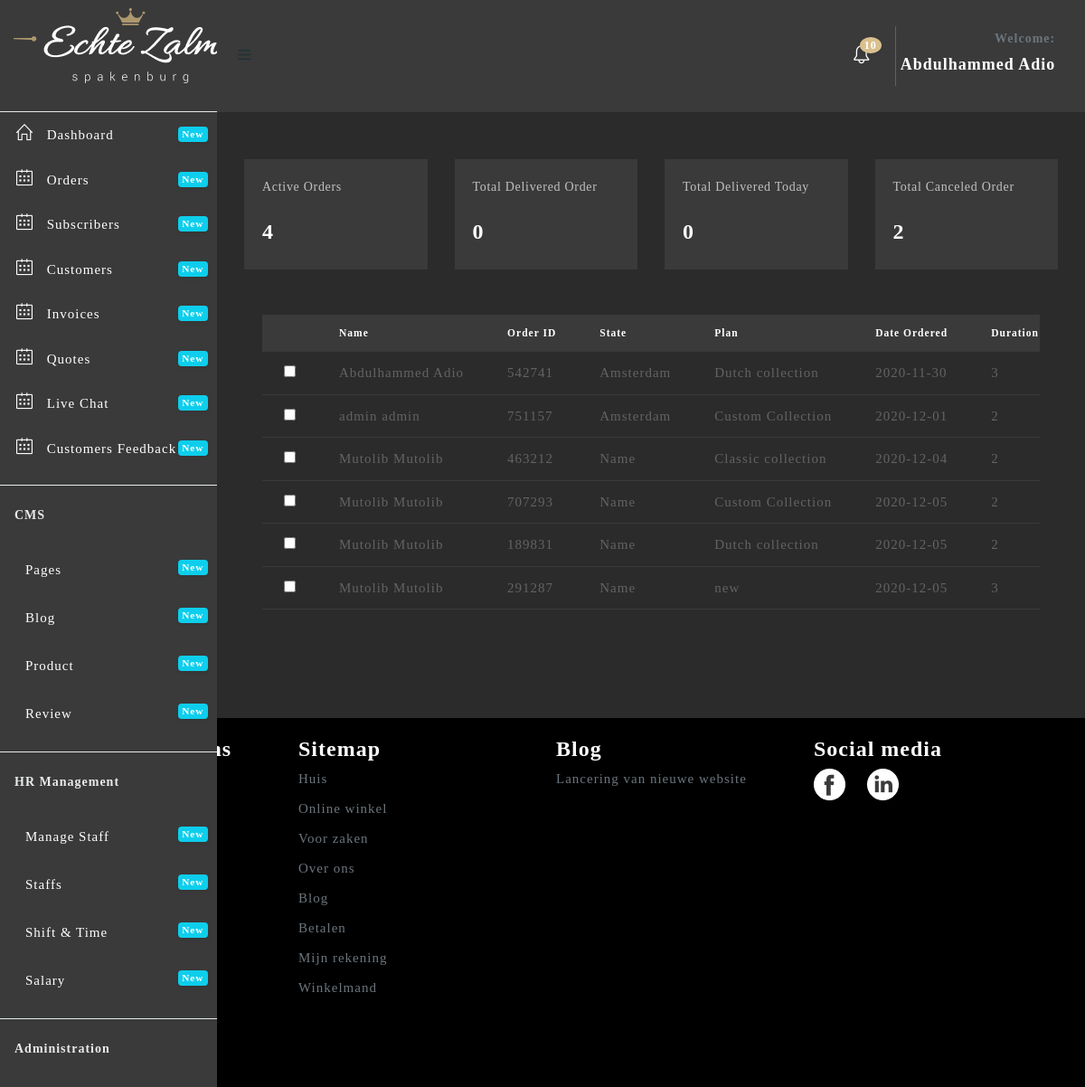
Page /admin/subscriber.php (signed in) on the committed database.
### tables this page shows
CREATE TABLE `user_role_management` (
  `id` int(11) NOT NULL,
  `user_id` int(11) DEFAULT NULL,
  `menu_id` int(11) DEFAULT NULL,
  `status` tinyint(1) DEFAULT NULL
);

CREATE TABLE `menu` (
  `id` int(11) NOT NULL,
  `menu_name` varchar(255) DEFAULT NULL,
  `link` varchar(255) DEFAULT NULL,
  `icon_name` varchar(255) DEFAULT NULL,
  `level` int(2) NOT NULL
);

CREATE TABLE `subscriber` (
  `id` int(11) NOT NULL,
  `order_id` varchar(25) NOT NULL,
  `status` varchar(20) NOT NULL,
  `payment_status` varchar(255) NOT NULL,
  `user_id` int(11) NOT NULL,
  `sub_date` varchar(20) NOT NULL,
  `plan` varchar(50) NOT NULL,
  `month` int(25) NOT NULL,
  `duration` int(25) NOT NULL,
  `payment_type` varchar(25) NOT NULL,
  `sub_total` varchar(255) DEFAULT NULL,
  `invoice` int(11) NOT NULL,
  `file` varchar(255) NOT NULL,
  `del_date` varchar(20) DEFAULT NULL,
  `amountPaid` varchar(255) DEFAULT NULL
);

CREATE TABLE `users` (
  `id` int(11) NOT NULL,
  `fname` varchar(255) DEFAULT NULL,
  `lname` varchar(255) DEFAULT NULL,
  `username` varchar(255) DEFAULT NULL,
  `email` varchar(255) DEFAULT NULL,
  `password` varchar(255) DEFAULT NULL,
  `country` varchar(255) DEFAULT NULL,
  `sex` varchar(255) DEFAULT NULL,
  `dob` varchar(255) DEFAULT NULL,
  `joined` varchar(255) DEFAULT NULL,
  `role` varchar(255) DEFAULT NULL,
  `status` tinyint(1) DEFAULT NULL
);

CREATE TABLE `collection` (
  `id` int(11) NOT NULL,
  `Coll_details` varchar(255) DEFAULT NULL,
  `info_details` varchar(255) DEFAULT NULL,
  `price` int(11) DEFAULT NULL,
  `quantity` int(11) DEFAULT NULL,
  `featured` tinyint(1) DEFAULT NULL,
  `images` varchar(255) DEFAULT NULL,
  `highlight` text,
  `description` text,
  `created` varchar(255) DEFAULT NULL,
  `status` tinyint(1) DEFAULT NULL
);

### admin/subscriber.php (the view, shortened to what this page needs)
<?php include 'header.php'?>
<?php
  include '../includes/connection.php';
  $pstatus = 'Pending';
  $getActive = $connect2db->prepare("SELECT count(id) AS active FROM subscriber WHERE status = ?");
  $getActive->execute([$pstatus]);
  $active = $getActive->fetch();
  $active = $active->active;
  $dstatus = 'Delivered';
  $getDelv = $connect2db->prepare("SELECT count(id) AS delv FROM subscriber WHERE status = ?");
  $getDelv->execute([$dstatus]);
  $delv = $getDelv->fetch();
  $delv = $delv->delv;
  $dstatus = 'Delivered';
  $date = date('Y-m-d');
  $getDelv2 = $connect2db->prepare("SELECT count(id) AS delv2 FROM subscriber WHERE status = ? AND del_date = ?");
  $getDelv2->execute([$dstatus, $date]);
  $delv2 = $getDelv2->fetch();
  $delv2 = $delv2->delv2;
  $cstatus = 'Cancelled';
  $getcan = $connect2db->prepare("SELECT count(id) AS can FROM subscriber WHERE status = ?");
  $getcan->execute([$cstatus]);
  $can = $getcan->fetch();
  $can = $can->can;
?>
  <div class="content-wrapper" style="background: #2B2B2B;">
    <div class="container-fluid">
      <br><br><br><br>
  <div class="row mt-3">
      <div class="col-12 col-lg-12 col-xl-12">
        <div class="row">
          <div class="col-12 col-lg-6 col-xl-3">
          <div class="card" style="background: #3A3A3A;">
            <div class="card-body">
              <div class="media">
              <div class="media-body text-left">
                <span class="">Active Orders</span>
                <h4 class="text-white"><?php echo $active;?></h4>
              </div>
              </div>
            </div>
          </div>
        </div>
         <div class="col-12 col-lg-6 col-xl-3">
          <div class="card" style="background: #3A3A3A;">
            <div class="card-body">
              <div class="media">
              <div class="media-body text-left">
                <span class="">Total Delivered Order</span>
                <h4 class="text-white"><?php echo $delv ;?></h4>
              </div>
            </div>
            </div>
          </div>
        </div>
        <div class="col-12 col-lg-6 col-xl-3">
          <div class="card" style="background: #3A3A3A;">
            <div class="card-body">
              <div class="media">
              <div class="media-body text-left">
                <span>Total Delivered Today</span>
                <h4 class="text-white"><?php echo $delv2 ;?></h4>
              </div>
            </div>
            </div>
          </div>
        </div>
         <div class="col-12 col-lg-6 col-xl-3">
          <div class="card" style="background: #3A3A3A;">
            <div class="card-body">
              <div class="media">
              <div class="media-body text-left">
                <span >Total Canceled Order</span>
                <h4 class="text-white"><?php echo $can;?></h4>
              </div>
            </div>
            </div>
          </div>
        </div>
      </div>
    </div>
  </div>
    <div class="row">
        <div class="col-xl-12">
          <div class="card" style="background:transparent;">
            <div class="card-body">
              <div class="table-responsive">
                <table class="table" id="default-datatable">
                <thead style="background:#3A3A3A;color:#fff">
                    <tr>
                        <th></th>
                        <th>Name</th>
                        <th>Order ID</th>
                        <th>State</th>
                        <th>Plan</th>
                        <th>Date Ordered</th>
                        <th>Duration</th>
                    </tr>
                </thead>
                <tbody>
                  <?php
                    include '../includes/connection.php';
                    $getUser = $connect2db->prepare("SELECT sub.plan,sub.sub_date,sub.duration, sub.month,sub.payment_status,sub.user_id, sub.id, sub.order_id, us.fname,us.lname,us.country, us.id FROM subscriber as sub INNER JOIN users as us ON us.id=sub.user_id WHERE sub.payment_status=?");
                    $getUser->execute(['Paid']);
                    while($row = $getUser->fetch())
                        { ?>
                      <tr class="mt-3 mb-3" style="margin-top:5px;border-bottom:1px solid #3A3A3A;background:transparent;">
                          <td><input type="checkbox" name="" style="border: 1px solid #fff;color:#000;"></td>
                          <td><?php echo $row->fname." ".$row->lname; ?></td>
                          <td><?php echo $row->order_id; ?></td>
                          <td><?php echo $row->country; ?></td>
                          <td>
                            <?php
                              $planid = $row->plan;
                              if ($planid==0) {
                                echo 'Custom Collection';
                              }else{
                                $getcolName = $connect2db->prepare("SELECT Coll_details FROM collection WHERE id = ?");
                                $getcolName->execute([$planid]);
                                $name = $getcolName->fetch();
                                echo($name->Coll_details);
                              }
                            ?>
                          </td>
                          <td><?php echo $row->sub_date; ?></td>
                          <td><?php echo ($row->month); ?></td>
                        </tr>
                    <?php
                    }
                  ?>
                  </tbody>
              </table>
              </div>
            </div>
        </div>
    </div>
  </div>
    </div>
  </div>
<?php include 'footer.php'?>

### admin/header.php (shortened to what this page needs)
<!DOCTYPE html>
<html lang="en">
<head>
  <link href="assets/plugins/fullcalendar/css/fullcalendar.min.css" rel='stylesheet'/>
  <link href="assets/plugins/bootstrap-datatable/css/dataTables.bootstrap4.min.css" rel="stylesheet" type="text/css">
  <link href="assets/plugins/bootstrap-datatable/css/buttons.bootstrap4.min.css" rel="stylesheet" type="text/css">
  <link href="assets/plugins/vectormap/jquery-jvectormap-2.0.2.css" rel="stylesheet" />
  <link href="assets/plugins/simplebar/css/simplebar.css" rel="stylesheet"/>
  <link href="assets/css/bootstrap.min.css" rel="stylesheet"/>
  <link href="assets/css/animate.css" rel="stylesheet" type="text/css"/>
  <link href="assets/css/icons.css" rel="stylesheet" type="text/css"/>
  <link href="assets/css/sidebar-menu.css" rel="stylesheet"/>
  <link href="assets/css/app-style.css" rel="stylesheet"/>
  <link href="assets/css/poppins.css" rel="stylesheet"/>
   <link href="assets/plugins/select2/css/select2.min.css" rel="stylesheet" />
  <link href="assets/plugins/switchery/css/switchery.min.css" rel="stylesheet" />
  <link href="assets/plugins/bootstrap-switch/bootstrap-switch.min.css" rel="stylesheet">
  <link rel="stylesheet" href="assets/plugins/summernote/dist/summernote-bs4.css"/>
  <link href="assets/plugins/dropzone/css/dropzone.css" rel="stylesheet" type="text/css">
  <link href="assets/plugins/simplebar/css/simplebar.css" rel="stylesheet"/>
</head>
<body style="background: #2B2B2B;">
 <div id="wrapper">
   <div id="sidebar-wrapper" data-simplebar="" data-simplebar-auto-hide="true" style="background: #3A3A3A; color: white;">
     <div class="brand-logo" style="height: 124px; display: table;">
      <a href="../index.php" style="display: table-cell;vertical-align: middle;padding-left:15px;">
       <img src="images/logo-white.png"  alt="logo icon">
     </a>
   </div>
   <ul class="sidebar-menu do-nicescrol">
    <?php
      if (!is_file('no_delete.php')) {
        echo "A file is Missing";
      }else{
        include'../includes/connection.php';
        $id = $_SESSION['id'];
        $getMenu = $connect2db->prepare("SELECT menu.menu_name,menu.link,menu.icon_name,menu.id,user_role_management.menu_id,user_role_management.user_id, menu.level FROM menu JOIN user_role_management ON menu.id =user_role_management.menu_id WHERE menu.level = 1 AND user_role_management.user_id = $id ");
        $getMenu->execute();
        while ($menu = $getMenu->fetch()) {?>
          <li>
        <a href="<?php echo $menu->link?>" class="waves-effect" style="color:#fff">
          <i class="<?php echo($menu->icon_name)?>"></i> <span><?php echo $menu->menu_name?></span>
          <small class="badge float-right badge-info">New</small>
        </a>
      </li>
        <?php }
      }
    ?>
      <hr class="mt-3">
      <li><h6 class="ml-3 text-light mb-4 mt-4">CMS</h6></li>
    <?php
      if (!is_file('no_delete.php')) {
        echo "A file is Missing";
      }else{
        include'../includes/connection.php';
        $id = $_SESSION['id'];
        $getMenu = $connect2db->prepare("SELECT menu.menu_name,menu.link,menu.icon_name,menu.id,user_role_management.menu_id,user_role_management.user_id, menu.level FROM menu JOIN user_role_management ON menu.id =user_role_management.menu_id WHERE menu.level = 2 AND user_role_management.user_id = $id ");
        $getMenu->execute();
        while ($menu = $getMenu->fetch()) {?>
          <li>
        <a href="<?php echo $menu->link?>" class="waves-effect" style="color:#fff">
          <i class="<?php echo($menu->icon_name)?>"></i> <span><?php echo $menu->menu_name?></span>
          <small class="badge float-right badge-info">New</small>
        </a>
      </li>
        <?php }
      }
    ?>
      <hr class="mt-3">
      <li><h6 class="ml-3 text-light mb-4 mt-4">HR Management</h6></li>
    <?php
      if (!is_file('no_delete.php')) {
        echo "A file is Missing";
      }else{
        include'../includes/connection.php';
        $id = $_SESSION['id'];
        $getMenu = $connect2db->prepare("SELECT menu.menu_name,menu.link,menu.icon_name,menu.id,user_role_management.menu_id,user_role_management.user_id, menu.level FROM menu JOIN user_role_management ON menu.id =user_role_management.menu_id WHERE menu.level = 3 AND user_role_management.user_id = $id ");
        $getMenu->execute();
        while ($menu = $getMenu->fetch()) {?>
          <li>
        <a href="<?php echo $menu->link?>" class="waves-effect" style="color:#fff">
          <i class="<?php echo($menu->icon_name)?>"></i> <span><?php echo $menu->menu_name?></span>
          <small class="badge float-right badge-info">New</small>
        </a>
      </li>
        <?php }
      }
    ?>
      <hr class="mt-3">
      <li><h6 class="ml-3 text-light mb-4 mt-4">Administration</h6></li>
    <?php
      if (!is_file('no_delete.php')) {
        echo "A file is Missing";
      }else{
        include'../includes/connection.php';
        $id = $_SESSION['id'];
        $getMenu = $connect2db->prepare("SELECT menu.menu_name,menu.link,menu.icon_name,menu.id,user_role_management.menu_id,user_role_management.user_id, menu.level FROM menu JOIN user_role_management ON menu.id =user_role_management.menu_id WHERE menu.level = 4 AND user_role_management.user_id = $id ");
        $getMenu->execute();
        while ($menu = $getMenu->fetch()) {?>
          <li>
        <a href="<?php echo $menu->link?>" class="waves-effect" style="color:#fff">
        </a>
      </li>
        <?php }
      }
    ?>
      <br><br>
    </ul>
   </div>
<header class="topbar-nav" >
 <nav class="navbar navbar-expand fixed-top" style="height: 124px; background: #3A3A3A;">
  <ul class="navbar-nav mr-auto align-items-center">
    <li class="nav-item">
      <a class="nav-link toggle-menu" href="javascript:void();">
       <i class="icon-menu menu-icon"></i>
     </a>
    </li>
  </ul>
  <ul class="navbar-nav align-items-center right-nav-link">
    <li class="nav-item dropdown-lg">
      <a class="nav-link dropdown-toggle dropdown-toggle-nocaret waves-effect" data-toggle="dropdown" href="javascript:void();">
    <i class="icon-bell text-white"></i><span class="badge badge-up" style="background:#DAC08E; color: #fff;">10</span></a>
    </li>
    <li class="nav-item">
      <a class="nav-link dropdown-toggle dropdown-toggle-nocaret" data-toggle="dropdown" href="#">
        <div style="border-left: 1px solid rgba(255, 255, 255, 0.2);padding:5px;text-transform: capitalize; text-align: right;">
          <span class="user-profile">
            <h6 class="text-muted">Welcome:</h6>
            <h5 class="text-white"><?php echo $_SESSION['fullname'];?></h5>
          </span>
        </div>
      </a>
    </li>
  </ul>
</nav>
</header>

### admin/assets/css/sidebar-menu.css (style rules this page uses)
.sidebar-menu { list-style: none; margin: 0; padding: 0; background-color: transparent; }
.sidebar-menu>li { position: relative; margin: 0; padding: 0; }
.sidebar-menu>li>a { padding: 13px 5px 13px 15px; display: block; border-left: 3px solid transparent; color: #223035; font-size: 15px; }
.sidebar-menu>li .label, .sidebar-menu>li .badge { margin-top: 3px; margin-right: 5px; }
.sidebar-menu a { color: #b8c7ce; text-decoration: none; }

### admin/subscriber.php (style rules this page uses)
input { border:1px solid #fff; background: #000; }

### rows in the picture
user_role_management: menu.menu_name "Dashboard"
user_role_management: menu.menu_name "Orders"
user_role_management: menu.menu_name "Subscribers"
user_role_management: menu.menu_name "Customers"
user_role_management: menu.menu_name "Invoices"
user_role_management: menu.menu_name "Quotes"
user_role_management: menu.menu_name "Live Chat"
user_role_management: menu.menu_name "Customers Feedback"
user_role_management: menu.menu_name "Pages"
user_role_management: menu.menu_name "Blog"
user_role_management: menu.menu_name "Product"
user_role_management: menu.menu_name "Review"
user_role_management: menu.menu_name "Manage Staff"
user_role_management: menu.menu_name "Staffs"
user_role_management: menu.menu_name "Shift & Time"
user_role_management: menu.menu_name "Salary"
subscriber: user.fname "Abdulhammed", user.lname "Adio", order "542741", user.country "Amsterdam", collection.Coll_details "Dutch collection", sub_date "2020-11-30", month "3"
subscriber: user.fname "admin", user.lname "admin", order "751157", user.country "Amsterdam", plan "Custom Collection", sub_date "2020-12-01", month "2"
subscriber: user.fname "Mutolib", user.lname "Mutolib", order "463212", user.country "Name", collection.Coll_details "Classic collection", sub_date "2020-12-04", month "2"
subscriber: user.fname "Mutolib", user.lname "Mutolib", order "707293", user.country "Name", plan "Custom Collection", sub_date "2020-12-05", month "2"
subscriber: user.fname "Mutolib", user.lname "Mutolib", order "189831", user.country "Name", collection.Coll_details "Dutch collection", sub_date "2020-12-05", month "2"
subscriber: user.fname "Mutolib", user.lname "Mutolib", order "291287", user.country "Name", collection.Coll_details "new", sub_date "2020-12-05", month "3"

### other values in the picture
$_SESSION['fullname'] "Abdulhammed Adio"
$active "4"
$delv "0"
$delv2 "0"
$can "2"
